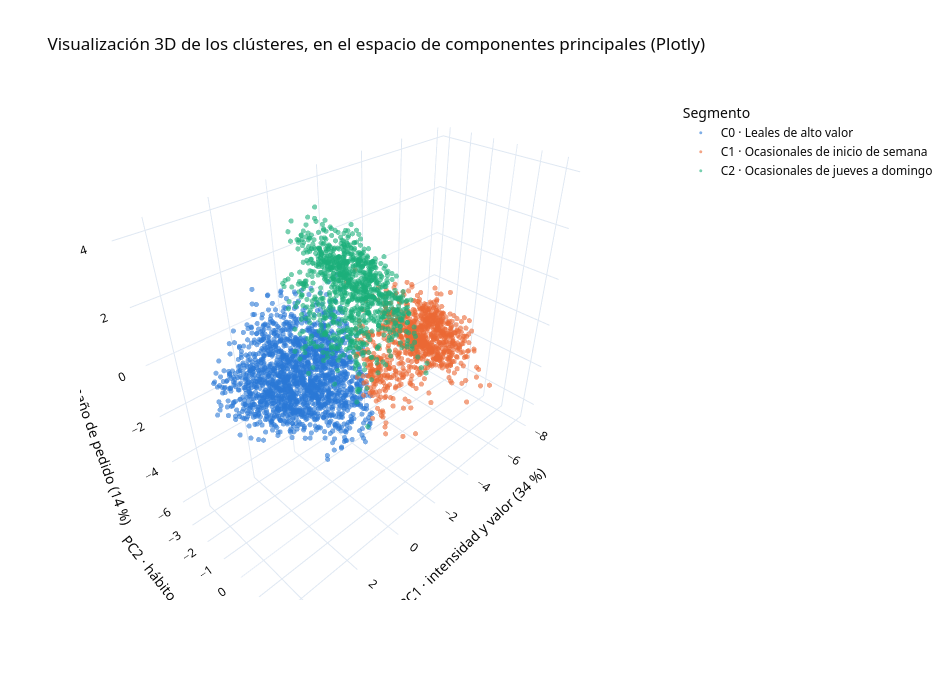

The notebook cell saved with this chart:
### Code cell
import plotly.express as px

df3d = pd.DataFrame(X_pca[:, :3], columns=['PC1', 'PC2', 'PC3'],
                    index=clientes_clean.index)
df3d['Segmento'] = clientes_clean['Cluster'].map(lambda c: f'{c} · {NOMBRES[c]}')

fig3d = px.scatter_3d(
    df3d, x='PC1', y='PC2', z='PC3', color='Segmento',
    color_discrete_map={f'{c} · {NOMBRES[c]}': COL_CLUSTER[c] for c in COL_CLUSTER},
    category_orders={'Segmento': [f'{c} · {NOMBRES[c]}' for c in COL_CLUSTER]},
    opacity=0.6,
    title='Visualización 3D de los clústeres, en el espacio de componentes principales (Plotly)')
fig3d.update_traces(marker_size=3)
fig3d.update_layout(
    template='plotly_white', width=950, height=680,
    font=dict(family='Segoe UI', color=TINTA),
    scene=dict(xaxis_title=f'PC1 · intensidad y valor ({evr[0]:.0f} %)',
               yaxis_title=f'PC2 · hábito semanal ({evr[1]:.0f} %)',
               zaxis_title=f'PC3 · tamaño de pedido ({evr[2]:.0f} %)'))
fig3d.show()

### Figure 1 — Plotly figure (JSON) as saved in the notebook; plotly's stock layout.template omitted (floating-point values rounded to 4 significant figures; data arrays with more than 128 entries replaced by an {"elided": "..."} marker saying what was removed)
{"data": [{"hovertemplate": "Segmento=C0 · Leales de alto valor<br>PC1=%{x}<br>PC2=%{y}<br>PC3=%{z}<extra></extra>", "legendgroup": "C0 · Leales de alto valor", "marker": {"color": "#2a78d6", "opacity": 0.6, "size": 3, "symbol": "circle"}, "mode": "markers", "name": "C0 · Leales de alto valor", "scene": "scene", "showlegend": true, "type": "scatter3d", "x": {"elided": "1803 float values"}, "y": {"elided": "1803 float values"}, "z": {"elided": "1803 float values"}}, {"hovertemplate": "Segmento=C1 · Ocasionales de inicio de semana<br>PC1=%{x}<br>PC2=%{y}<br>PC3=%{z}<extra></extra>", "legendgroup": "C1 · Ocasionales de inicio de semana", "marker": {"color": "#eb6834", "opacity": 0.6, "size": 3, "symbol": "circle"}, "mode": "markers", "name": "C1 · Ocasionales de inicio de semana", "scene": "scene", "showlegend": true, "type": "scatter3d", "x": {"elided": "979 float values"}, "y": {"elided": "979 float values"}, "z": {"elided": "979 float values"}}, {"hovertemplate": "Segmento=C2 · Ocasionales de jueves a domingo<br>PC1=%{x}<br>PC2=%{y}<br>PC3=%{z}<extra></extra>", "legendgroup": "C2 · Ocasionales de jueves a domingo", "marker": {"color": "#1baf7a", "opacity": 0.6, "size": 3, "symbol": "circle"}, "mode": "markers", "name": "C2 · Ocasionales de jueves a domingo", "scene": "scene", "showlegend": true, "type": "scatter3d", "x": {"elided": "999 float values"}, "y": {"elided": "999 float values"}, "z": {"elided": "999 float values"}}], "layout": {"font": {"color": "#0b0b0b", "family": "Segoe UI"}, "height": 680, "legend": {"title": {"text": "Segmento"}, "tracegroupgap": 0}, "scene": {"domain": {"x": [0.0, 1.0], "y": [0.0, 1.0]}, "xaxis": {"title": {"text": "PC1 · intensidad y valor (34 %)"}}, "yaxis": {"title": {"text": "PC2 · hábito semanal (15 %)"}}, "zaxis": {"title": {"text": "PC3 · tamaño de pedido (14 %)"}}}, "title": {"text": "Visualización 3D de los clústeres, en el espacio de componentes principales (Plotly)"}, "width": 950}}
